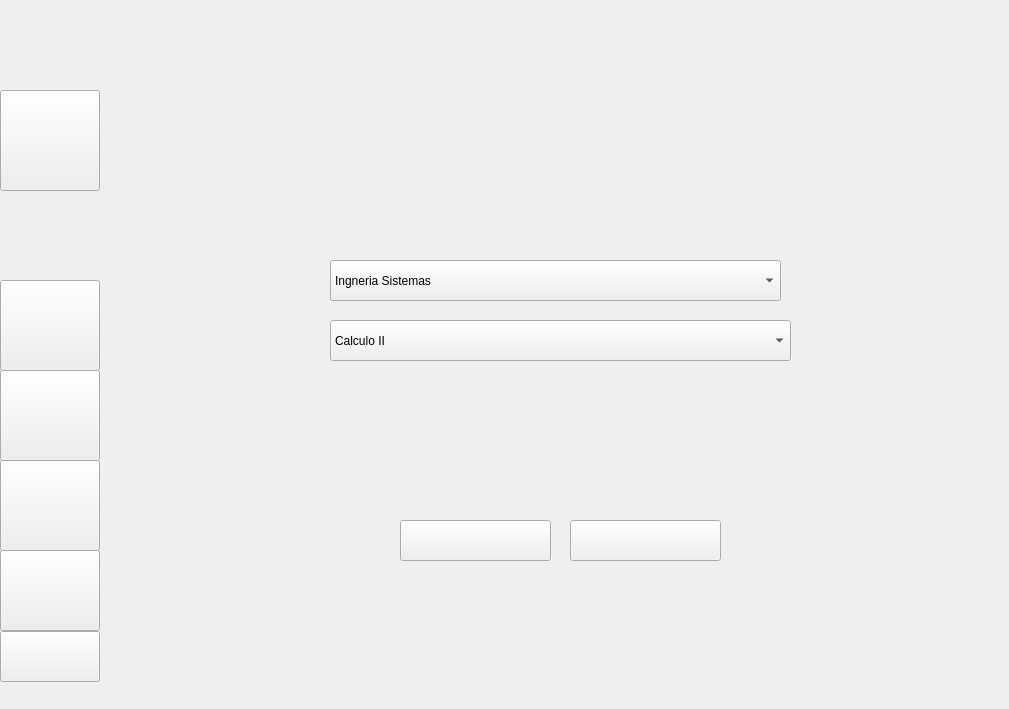
    <widget class="QWidget" name="page_4">
     <widget class="QLabel" name="label_4">
      <property name="geometry">
       <rect>
        <x>0</x>
        <y>0</y>
        <width>1000</width>
        <height>700</height>
       </rect>
      </property>
      <property name="text">
       <string/>
      </property>
      <property name="pixmap">
       <pixmap resource="resources.qrc">:/resources/NuevoAlumnos.png</pixmap>
      </property>
      <property name="scaledContents">
       <bool>true</bool>
      </property>
     </widget>
     <widget class="QPushButton" name="pushButton">
      <property name="geometry">
       <rect>
        <x>0</x>
        <y>90</y>
        <width>100</width>
        <height>101</height>
       </rect>
      </property>
      <property name="text">
       <string/>
      </property>
     </widget>
     <widget class="QLineEdit" name="inputID_3">
      <property name="geometry">
       <rect>
        <x>340</x>
        <y>140</y>
        <width>451</width>
        <height>41</height>
       </rect>
      </property>
      <property name="styleSheet">
       <string notr="true">background: transparent;
border: none;
color: black; 
</string>
      </property>
     </widget>
     <widget class="QLineEdit" name="inputNombre_3">
      <property name="geometry">
       <rect>
        <x>340</x>
        <y>200</y>
        <width>451</width>
        <height>41</height>
       </rect>
      </property>
      <property name="styleSheet">
       <string notr="true">background: transparent;
border: none;
color: black; 

</string>
      </property>
     </widget>
     <widget class="QLineEdit" name="inputUsuario_3">
      <property name="geometry">
       <rect>
        <x>340</x>
        <y>370</y>
        <width>451</width>
        <height>51</height>
       </rect>
      </property>
      <property name="styleSheet">
       <string notr="true">background: transparent;
border: none;
color: black; 
</string>
      </property>
     </widget>
     <widget class="QLineEdit" name="inputContrasena_3">
      <property name="geometry">
       <rect>
        <x>340</x>
        <y>440</y>
        <width>451</width>
        <height>41</height>
       </rect>
      </property>
      <property name="styleSheet">
       <string notr="true">background: transparent;
border: none;
color: black; 
</string>
      </property>
     </widget>
     <widget class="QPushButton" name="CancelarButton">
      <property name="geometry">
       <rect>
        <x>400</x>
        <y>520</y>
        <width>151</width>
        <height>41</height>
       </rect>
      </property>
      <property name="text">
       <string/>
      </property>
     </widget>
     <widget class="QPushButton" name="AggButton">
      <property name="geometry">
       <rect>
        <x>570</x>
        <y>520</y>
        <width>151</width>
        <height>41</height>
       </rect>
      </property>
      <property name="text">
       <string/>
      </property>
     </widget>
     <widget class="QPushButton" name="pushButton_20">
      <property name="geometry">
       <rect>
        <x>0</x>
        <y>280</y>
        <width>100</width>
        <height>91</height>
       </rect>
      </property>
      <property name="text">
       <string/>
      </property>
     </widget>
     <widget class="QPushButton" name="pushButton_68">
      <property name="geometry">
       <rect>
        <x>0</x>
        <y>370</y>
        <width>100</width>
        <height>91</height>
       </rect>
      </property>
      <property name="text">
       <string/>
      </property>
     </widget>
     <widget class="QPushButton" name="pushButton_87">
      <property name="geometry">
       <rect>
        <x>0</x>
        <y>460</y>
        <width>100</width>
        <height>91</height>
       </rect>
      </property>
      <property name="text">
       <string/>
      </property>
     </widget>
     <widget class="QPushButton" name="pushButton_141">
      <property name="geometry">
       <rect>
        <x>0</x>
        <y>550</y>
        <width>100</width>
        <height>81</height>
       </rect>
      </property>
      <property name="text">
       <string/>
      </property>
     </widget>
     <widget class="QPushButton" name="pushButton_142">
      <property name="geometry">
       <rect>
        <x>0</x>
        <y>631</y>
        <width>100</width>
        <height>51</height>
       </rect>
      </property>
      <property name="text">
       <string/>
      </property>
     </widget>
     <widget class="QComboBox" name="comboCarrera">
      <property name="geometry">
       <rect>
        <x>330</x>
        <y>260</y>
        <width>451</width>
        <height>41</height>
       </rect>
      </property>
      <item>
       <property name="text">
        <string>Ingneria Sistemas</string>
       </property>
      </item>
     </widget>
     <widget class="QComboBox" name="comboClases">
      <property name="geometry">
       <rect>
        <x>330</x>
        <y>320</y>
        <width>461</width>
        <height>41</height>
       </rect>
      </property>
      <item>
       <property name="text">
        <string>Calculo II</string>
       </property>
      </item>
     </widget>
    </widget>
